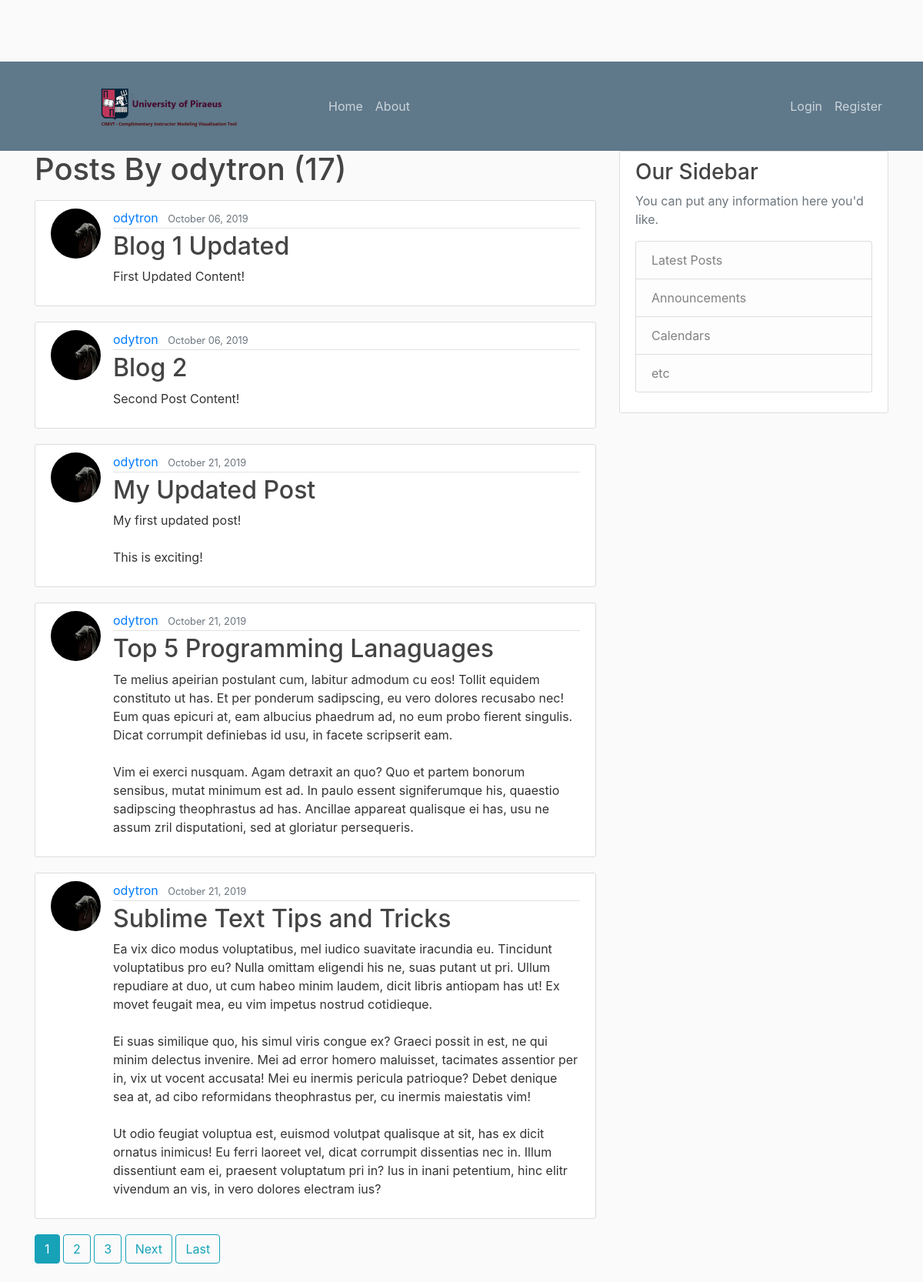
The app's page /user/odytron with its own data.
### blog/models.py (models this page shows, shortened)
class Post(models.Model):
    title = models.CharField(max_length=100)
    content = models.TextField()
    date_posted = models.DateTimeField(default=timezone.now)
    author = models.ForeignKey(User, on_delete=models.CASCADE)

### users/models.py (models this page shows, shortened)
class Profile(models.Model):
    user = models.OneToOneField(User, on_delete=models.CASCADE)
    image = models.ImageField(default='default.jpg', upload_to='profile_pics')

### blog/views.py (the view)
# urls.py: path('user/<str:username>', UserPostListView.as_view(), name='user-posts'),
class UserPostListView(ListView):
    model = Post
    template_name = 'blog/user_posts.html' # <app>/<model>_<viewtype>.html (it expects a template with that name)
    context_object_name = 'posts'
    paginate_by = 5
    def get_queryset(self):
        user = get_object_or_404(User, username=self.kwargs.get('username'))
        return Post.objects.filter(author=user).order_by('date_posted')

### blog/templates/blog/user_posts.html (shortened to what this page needs)
{% extends "blog/base.html" %}
{% block content %}
    <h1 class="mb-3"> Posts By {{ view.kwargs.username }} ({{ page_obj.paginator.count }})</h1>
   {%  for post in posts %}
       <article class="media content-section">
       <img class="rounded-circle article-img" src="{{ post.author.profile.image.url }}">
           <div class="media-body">
               <div class="article-metadata">
                   <a class="mr-2" href="{% url 'user-posts' post.author.username %}">{{ post.author }}</a>
                   <small class="text-muted">{{ post.date_posted|date:"F d, Y" }}</small>
               </div>
               <h2><a class="article-title" href="{% url 'post-detail' post.id %}">{{ post.title }}</a></h2>
               <p class="article-content">{{ post.content }}</p>
           </div>
       </article>
   {% endfor %}
    {% if is_paginated %}
      {% for num in page_obj.paginator.page_range %}
        {% if page_obj.number == num %}
          <a class="btn btn-info mb-4" href="?page={{ num }}">{{ num }}</a>
        {% elif num > page_obj.number|add:'-3' and num < page_obj.number|add:'3' %}
          <a class="btn btn-outline-info mb-4" href="?page={{ num }}">{{ num }}</a>
        {% endif %}
      {% endfor %}
      {% if page_obj.has_next %}
        <a class="btn btn-outline-info mb-4" href="?page={{ page_obj.next_page_number }}">Next</a>
        <a class="btn btn-outline-info mb-4" href="?page={{ page_obj.paginator.num_pages }}">Last</a>
      {% endif %}
    {% endif %}
{% endblock content %}

### blog/static/blog/main.css (style rules this page uses)
body { background: #fafafa; color: #333333; margin-top: 5rem; }
h1, h2, h3, h4, h5, h6 { color: #444444; }
.content-section { background: #ffffff; padding: 10px 20px; border: 1px solid #dddddd; border-radius: 3px; margin-bottom: 20px; }
.article-title { color: #444444; }
.article-content { white-space: pre-line; }
.article-img { height: 65px; width: 65px; margin-right: 16px; }
.article-metadata { padding-bottom: 1px; margin-bottom: 4px; border-bottom: 1px solid #e3e3e3 }

### records on screen
Post: author.profile.image (picture), author "odytron", date_posted "October 06, 2019", title "Blog 1 Updated", content "First Updated Content!"
Post: author.profile.image (picture), author "odytron", date_posted "October 06, 2019", title "Blog 2", content "Second Post Content!"
Post: author.profile.image (picture), author "odytron", date_posted "October 21, 2019", title "My Updated Post", content "My first updated post! This is exciting!"
Post: author.profile.image (picture), author "odytron", date_posted "October 21, 2019", title "Top 5 Programming Lanaguages", content "Te melius apeirian postulant cum, labitur admodum cu eos! Tollit equidem constituto ut has. Et per ponderum sadipscing, eu vero dolores recusabo nec! Eum quas epicuri at, eam albucius phaedrum ad, no eum probo fierent singulis. Dicat corrumpit definiebas id usu, in facete scripserit eam. Vim ei exerci nusquam. Agam detraxit an quo? Quo et partem bonorum sensibus, mutat minimum est ad. In paulo essent signiferumque his, quaestio sadipscing theophrastus ad has. Ancillae appareat qualisque ei has, usu ne assum zril disputationi, sed at gloriatur persequeris."
Post: author.profile.image (picture), author "odytron", date_posted "October 21, 2019", title "Sublime Text Tips and Tricks", content "Ea vix dico modus voluptatibus, mel iudico suavitate iracundia eu. Tincidunt voluptatibus pro eu? Nulla omittam eligendi his ne, suas putant ut pri. Ullum repudiare at duo, ut cum habeo minim laudem, dicit libris antiopam has ut! Ex movet feugait mea, eu vim impetus nostrud cotidieque. Ei suas similique quo, his simul viris congue ex? Graeci possit in est, ne qui minim delectus invenire. Mei ad error homero maluisset, tacimates assentior per in, vix ut vocent accusata! Mei eu inermis pericula patrioque? Debet denique sea at, ad cibo reformidans theophrastus per, cu inermis maiestatis vim! Ut odio feugiat voluptua est, euismod volutpat qualisque at sit, has ex dicit ornatus inimicus! Eu…"

### other values on screen
{{ view.kwargs.username }} "odytron"
{{ page_obj.paginator.count }} "17"
{{ num }} "1"
{{ num }} "2" "3"
